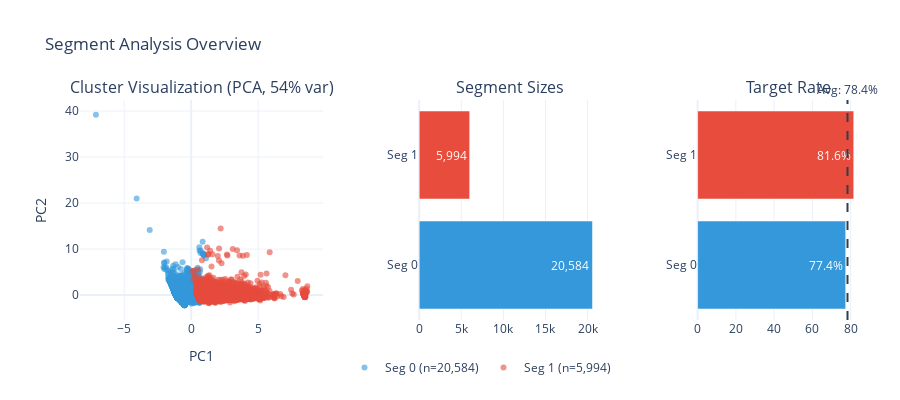

Notebook code cell kept with this figure:
### Markdown cell above
## 5.7 Segmentation Analysis

Should we build **separate models per customer segment** or a **single unified model**? This analysis provides evidence-based metrics to make that decision.

**Key Decision Metrics:**

| Metric | What It Measures | Good Value |
|--------|------------------|------------|
| **Silhouette Score** | Cluster cohesion (how tight) & separation (how different) | > 0.25 |
| **Target Variance** | How much target rates differ across segments | > 0.15 |
| **Segment Balance** | Size distribution across segments | > 0.3 ratio |
| **EPV per Segment** | Events-per-variable for reliable modeling | > 10 |

**Interpretation Guide:**
- **Silhouette > 0.5**: Strong natural clustering - segments are distinct
- **Silhouette 0.25-0.5**: Reasonable structure - segments somewhat distinct  
- **Silhouette < 0.25**: Weak structure - data is relatively homogeneous
- **Silhouette < 0**: Overlapping clusters - segmentation not supported

### Code cell
# Segmentation Analysis on Primary Entity Dataset
from customer_retention.stages.temporal import load_data_with_snapshot_preference

print("=" * 70)
print("SEGMENTATION ANALYSIS")
print("=" * 70)

segment_analyzer = SegmentAnalyzer()
capacity_analyzer = FeatureCapacityAnalyzer()

# Consistent color palette: Segment 0=blue, 1=red, 2=green, 3=purple, etc.
SEGMENT_COLORS = {
    0: '#3498db',  # Blue
    1: '#e74c3c',  # Red
    2: '#2ecc71',  # Green
    3: '#9b59b6',  # Purple
    4: '#f39c12',  # Orange
    5: '#1abc9c',  # Teal
    6: '#e67e22',  # Dark Orange
}

if multi.primary_entity_dataset:
    primary_info = multi.datasets[multi.primary_entity_dataset]
    primary_findings = manager.load_findings(multi.primary_entity_dataset)
    
    if primary_findings:
        # Load the primary dataset from snapshot (not source) to get correct column names
        primary_df, data_source = load_data_with_snapshot_preference(primary_findings, output_dir=str(FINDINGS_DIR))
        print(f"   Loaded from: {data_source}")
        
        # Get numeric features for clustering (exclude temporal metadata)
        from customer_retention.stages.temporal import TEMPORAL_METADATA_COLS
        numeric_features = [
            name for name, col in primary_findings.columns.items()
            if col.inferred_type in [ColumnType.NUMERIC_CONTINUOUS, ColumnType.NUMERIC_DISCRETE]
            and name != primary_info.target_column
            and name not in TEMPORAL_METADATA_COLS
        ]
        
        print(f"\n📊 Dataset: {multi.primary_entity_dataset}")
        print(f"   Total Samples: {len(primary_df):,}")
        print(f"   Numeric Features: {len(numeric_features)}")
        print(f"   Target Column: {primary_info.target_column}")
        
        # Run full segmentation analysis using framework
        analysis = segment_analyzer.run_full_analysis(
            primary_df,
            feature_cols=numeric_features,
            target_col=primary_info.target_column,
            max_segments=5,
            dim_reduction=DimensionReductionMethod.PCA,
        )
        m = analysis.metrics  # Shorthand for metrics
        
        # ============================================================
        # KEY DECISION METRICS
        # ============================================================
        print("\n" + "=" * 70)
        print("📊 CLUSTERING DECISION METRICS")
        print("=" * 70)
        
        print(f"""
┌─────────────────────────────────────────────────────────────────────┐
│  METRIC                          │  VALUE      │  INTERPRETATION    │
├──────────────────────────────────┼─────────────┼────────────────────┤
│  Silhouette Score (cohesion)     │  {m.silhouette_score:+.3f}      │  {m.silhouette_interpretation:<18} │
│  Target Rate Variance            │  {f'{m.target_variance_ratio:.3f}' if m.target_variance_ratio else 'N/A':>11} │  {m.target_variance_interpretation:<18} │
│  Optimal Segments Found          │  {m.n_segments}           │  {m.segments_interpretation:<18} │
│  Overall Confidence              │  {m.confidence:.0%}         │  {m.confidence_interpretation:<18} │
└──────────────────────────────────┴─────────────┴────────────────────┘""")
        
        print(f"\n🎯 RECOMMENDATION: {m.recommendation.upper().replace('_', ' ')}")
        print(f"\n📋 Supporting Evidence:")
        for r in m.rationale:
            print(f"   • {r}")
        
        # ============================================================
        # SEGMENT PROFILES
        # ============================================================
        print("\n" + "=" * 70)
        print("📊 SEGMENT PROFILES")
        print("=" * 70 + "\n")
        
        segment_data = [{
            "Segment": f"Segment {p.segment_id}",
            "N (count)": f"{p.size:,}",
            "% of Total": f"{p.size_pct:.1f}%",
            "Target Rate": f"{p.target_rate:.1%}" if p.target_rate is not None else "N/A",
            "Viable for ML": "✓" if p.size >= 100 else "⚠️"
        } for p in analysis.profiles]
        display(pd.DataFrame(segment_data))
        
        sd = analysis.size_distribution
        print(f"\n📊 Size Distribution:")
        print(f"   Total datapoints: {sd['total']:,}")
        print(f"   Smallest segment: {sd['min_size']:,} ({sd['min_pct']:.1f}%)")
        print(f"   Largest segment: {sd['max_size']:,} ({sd['max_pct']:.1f}%)")
        print(f"   Balance ratio: {sd['balance_ratio']:.2f} (1.0 = perfectly balanced)")
        
        # ============================================================
        # CLUSTER VISUALIZATION
        # ============================================================
        if analysis.has_visualization:
            viz = analysis.visualization
            seg_result = analysis.segmentation_result
            
            fig = make_subplots(
                rows=1, cols=3,
                subplot_titles=(
                    f"Cluster Visualization (PCA, {viz.explained_variance_ratio:.0%} var)" 
                    if viz.explained_variance_ratio else "Cluster Visualization (PCA)",
                    "Segment Sizes", "Target Rate"
                ),
                horizontal_spacing=0.12,
                column_widths=[0.4, 0.3, 0.3]
            )
            
            unique_labels = sorted(set(seg_result.labels[seg_result.labels >= 0]))
            
            # Scatter plot - consistent colors by segment ID
            for label in unique_labels:
                mask = seg_result.labels == label
                color = SEGMENT_COLORS.get(label, '#888888')
                profile = next((p for p in analysis.profiles if p.segment_id == label), None)
                name = f"Seg {label} (n={profile.size:,})" if profile else f"Seg {label}"
                fig.add_trace(go.Scatter(
                    x=viz.x[mask], y=viz.y[mask], mode='markers',
                    marker=dict(color=color, size=6, opacity=0.6),
                    name=name, hovertemplate=f"{name}<br>PC1: %{{x:.2f}}<br>PC2: %{{y:.2f}}<extra></extra>"
                ), row=1, col=1)
            
            # Short labels for bar charts (avoid overlap)
            bar_labels = [f"Seg {p.segment_id}" for p in analysis.profiles]
            sizes = [p.size for p in analysis.profiles]
            bar_colors = [SEGMENT_COLORS.get(p.segment_id, '#888888') for p in analysis.profiles]
            
            # Size bars - numbers inside
            fig.add_trace(go.Bar(
                y=bar_labels, x=sizes, orientation='h',
                marker_color=bar_colors,
                text=[f"{s:,}" for s in sizes],
                textposition='inside', textfont=dict(color='white'),
                showlegend=False,
                hovertemplate="Segment %{y}<br>Count: %{x:,}<extra></extra>"
            ), row=1, col=2)
            
            # Target rates - consistent segment colors, numbers inside
            if all(p.target_rate is not None for p in analysis.profiles):
                rates = [p.target_rate * 100 for p in analysis.profiles]
                fig.add_trace(go.Bar(
                    y=bar_labels, x=rates, orientation='h',
                    marker_color=bar_colors,  # Same colors as size chart
                    text=[f"{r:.1f}%" for r in rates],
                    textposition='inside', textfont=dict(color='white'),
                    showlegend=False,
                    hovertemplate="Segment %{y}<br>Target: %{x:.1f}%<extra></extra>"
                ), row=1, col=3)
                overall = sum(p.target_rate * p.size for p in analysis.profiles) / sd['total'] * 100
                fig.add_vline(x=overall, line_dash="dash", line_color="#2c3e50",
                             annotation_text=f"Avg: {overall:.1f}%", annotation_position="top", row=1, col=3)
            
            fig.update_layout(
                title="Segment Analysis Overview", 
                height=400, 
                template="plotly_white",
                legend=dict(
                    orientation="h", 
                    yanchor="top", 
                    y=-0.15,
                    xanchor="center", 
                    x=0.5
                ),
                margin=dict(r=20, b=80)
            )
            fig.update_xaxes(title_text="PC1", row=1, col=1)
            fig.update_yaxes(title_text="PC2", row=1, col=1)
            display_figure(fig)
            
            print(f"\n📈 CLUSTER VISUALIZATION:")
            print(f"   Method: PCA | Variance Explained: {viz.explained_variance_ratio:.1%}" if viz.explained_variance_ratio else "   Method: PCA")
            print(f"   Colors: Seg 0=Blue, Seg 1=Red, Seg 2=Green, Seg 3=Purple")
        
        # ============================================================
        # EPV CAPACITY ANALYSIS
        # ============================================================
        if m.n_segments > 1 and primary_info.target_column:
            print("\n" + "=" * 70)
            print("💡 SEGMENT CAPACITY ANALYSIS (EPV Check)")
            print("=" * 70)
            
            primary_df['_segment'] = analysis.segmentation_result.labels
            capacity = capacity_analyzer.analyze_segment_capacity(
                primary_df[primary_df['_segment'] >= 0],
                feature_cols=numeric_features,
                target_col=primary_info.target_column,
                segment_col='_segment'
            )
            primary_df.drop('_segment', axis=1, inplace=True)
            
            print(f"\n🎯 Strategy: {capacity.recommended_strategy.upper()}")
            print(f"   Reason: {capacity.strategy_reason}")
            if capacity.viable_segments:
                print(f"\n   ✅ Viable segments: {capacity.viable_segments}")
            if capacity.insufficient_segments:
                print(f"   ⚠️ Insufficient segments: {capacity.insufficient_segments}")
            
            # Store in findings
            multi.notes.update({
                'segmentation_recommendation': m.recommendation,
                'segmentation_confidence': m.confidence,
                'segmentation_silhouette': m.silhouette_score,
                'segment_count': m.n_segments,
                'segment_strategy': capacity.recommended_strategy,
                'segment_sizes': {f"segment_{p.segment_id}": p.size for p in analysis.profiles}
            })
            
            # Initialize bronze layer if not already done
            if registry.bronze is None:
                registry.init_bronze(primary_info.source_path)
            
            # Persist segmentation strategy to registry
            registry.add_bronze_segmentation_strategy(
                strategy=m.recommendation,
                confidence=m.confidence,
                n_segments=m.n_segments,
                silhouette_score=m.silhouette_score,
                rationale="; ".join(m.rationale[:3]),
                source_notebook="05_multi_dataset"
            )
            print(f"\n✅ Persisted segmentation strategy to registry: {m.recommendation}")
        
        # ============================================================
        # DECISION SUMMARY
        # ============================================================
        print("\n" + "=" * 70)
        print("📋 SEGMENTATION DECISION SUMMARY")
        print("=" * 70)
        print(f"\n{analysis.get_decision_summary()}")

else:
    print("\n⚠️ No primary entity dataset detected.")

### Figure 1 — Plotly figure (JSON) as saved in the notebook; plotly's stock layout.template omitted (floating-point values rounded to 4 significant figures; data arrays with more than 128 entries replaced by an {"elided": "..."} marker saying what was removed)
{"data": [{"hovertemplate": "Seg 0 (n=20,584)<br>PC1: %{x:.2f}<br>PC2: %{y:.2f}<extra></extra>", "marker": {"color": "#3498db", "opacity": 0.6, "size": 6}, "mode": "markers", "name": "Seg 0 (n=20,584)", "type": "scatter", "x": {"elided": "20584 float values"}, "xaxis": "x", "y": {"elided": "20584 float values"}, "yaxis": "y"}, {"hovertemplate": "Seg 1 (n=5,994)<br>PC1: %{x:.2f}<br>PC2: %{y:.2f}<extra></extra>", "marker": {"color": "#e74c3c", "opacity": 0.6, "size": 6}, "mode": "markers", "name": "Seg 1 (n=5,994)", "type": "scatter", "x": {"elided": "5994 float values"}, "xaxis": "x", "y": {"elided": "5994 float values"}, "yaxis": "y"}, {"hovertemplate": "Segment %{y}<br>Count: %{x:,}<extra></extra>", "marker": {"color": ["#3498db", "#e74c3c"]}, "orientation": "h", "showlegend": false, "text": ["20,584", "5,994"], "textfont": {"color": "white"}, "textposition": "inside", "type": "bar", "x": [20584, 5994], "xaxis": "x2", "y": ["Seg 0", "Seg 1"], "yaxis": "y2"}, {"hovertemplate": "Segment %{y}<br>Target: %{x:.1f}%<extra></extra>", "marker": {"color": ["#3498db", "#e74c3c"]}, "orientation": "h", "showlegend": false, "text": ["77.4%", "81.6%"], "textfont": {"color": "white"}, "textposition": "inside", "type": "bar", "x": [77.41, 81.61], "xaxis": "x3", "y": ["Seg 0", "Seg 1"], "yaxis": "y3"}], "layout": {"annotations": [{"font": {"size": 16}, "showarrow": false, "text": "Cluster Visualization (PCA, 54% var)", "x": 0.152, "xanchor": "center", "xref": "paper", "y": 1, "yanchor": "bottom", "yref": "paper"}, {"font": {"size": 16}, "showarrow": false, "text": "Segment Sizes", "x": 0.538, "xanchor": "center", "xref": "paper", "y": 1, "yanchor": "bottom", "yref": "paper"}, {"font": {"size": 16}, "showarrow": false, "text": "Target Rate", "x": 0.886, "xanchor": "center", "xref": "paper", "y": 1, "yanchor": "bottom", "yref": "paper"}, {"showarrow": false, "text": "Avg: 78.4%", "x": 78.36, "xanchor": "center", "xref": "x3", "y": 1, "yanchor": "bottom", "yref": "y3 domain"}], "height": 400, "legend": {"orientation": "h", "x": 0.5, "xanchor": "center", "y": -0.15, "yanchor": "top"}, "margin": {"b": 80, "r": 20}, "shapes": [{"line": {"color": "#2c3e50", "dash": "dash"}, "type": "line", "x0": 78.36, "x1": 78.36, "xref": "x3", "y0": 0, "y1": 1, "yref": "y3 domain"}], "title": {"text": "Segment Analysis Overview"}, "xaxis": {"anchor": "y", "domain": [0, 0.304], "title": {"text": "PC1"}}, "xaxis2": {"anchor": "y2", "domain": [0.424, 0.652]}, "xaxis3": {"anchor": "y3", "domain": [0.772, 1]}, "yaxis": {"anchor": "x", "domain": [0, 1], "title": {"text": "PC2"}}, "yaxis2": {"anchor": "x2", "domain": [0, 1]}, "yaxis3": {"anchor": "x3", "domain": [0, 1]}}}
